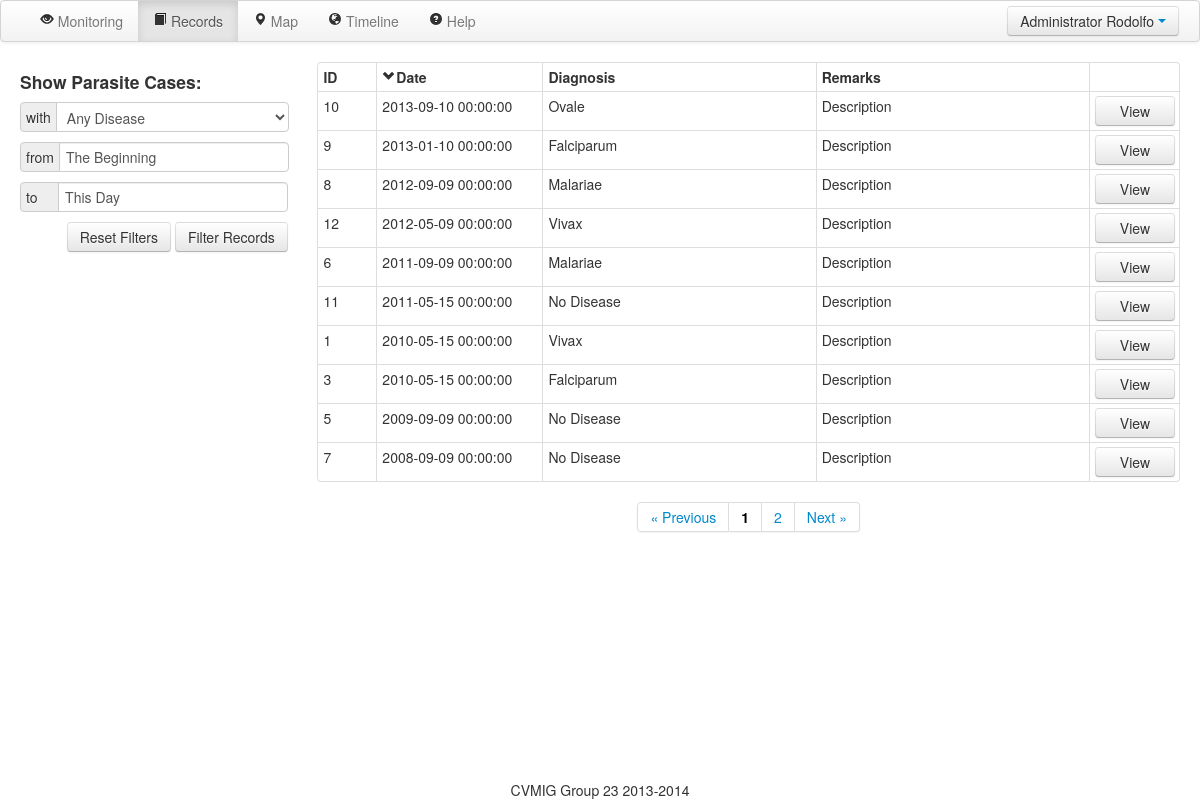
/records/ (signed in), run on the app's committed database.
### serveus/models.py (models this page shows, shortened)
class UserType(db.Model):
    __tablename__ = 'usertype'
    id = db.Column(db.Integer, primary_key=True)
    name = db.Column(db.String(80), unique=True)
    users = db.relationship('User', backref='usertype', lazy='dynamic')
    def __str__(self):
        return self.name

class User(db.Model, UserMixin):
    __tablename__ = 'user'
    id = db.Column(db.Integer, primary_key=True)
    username = db.Column(db.String(80), unique=True)
    password = db.Column(db.String(120))
    usertype_id = db.Column(db.Integer, db.ForeignKey('usertype.id'))
    case =  db.relationship('Case', backref='user', lazy='dynamic')
    contact = db.Column(db.String(80))
    email = db.Column(db.String(80))

class Case(db.Model):
    __tablename__ = 'case'
    id = db.Column(db.Integer, primary_key=True)
    date = db.Column(db.DateTime())
    parasite = db.Column(db.String(100))
    description = db.Column(db.String(1000))
    comment = db.Column(db.String(1000))
    lat = db.Column(db.Float)
    lng = db.Column(db.Float)
    user_id = db.Column(db.Integer, db.ForeignKey('user.id'))
    images = db.relationship('Image', backref='case', lazy='dynamic')

### serveus/views.py (the view)
@app.route('/records/')
@login_required
def records():
    print request.args.get('page')
    if not request.args.get('page'):
        page = 1
    else:
        page = int(request.args.get('page'))
    if request.args:
        parasiteSelected = request.args.get('parasite_selection')
        parasiteIndex = parasiteList.index(parasiteSelected)
        date_start = request.args.get('date_start')
        date_end = request.args.get('date_end')
        sort_by = request.args.get('sort_by')
        order = request.args.get('order')
        caseList=''
        if date_start != 'The Beginning' :
            a=request.args.get('date_start')
            b=a.split('/')
            dt=datetime.date(int(b[2]),int(b[0]),int(b[1]))
            a=request.args.get('date_end')
            b=a.split('/')
            dte=datetime.date(int(b[2]),int(b[0]),int(b[1])) + datetime.timedelta(days=1)
        else :
            dt=datetime.date(1000,1,1)
            dte=datetime.date(9000,12,31)
        sortby=''
        if sort_by== 'date':
            sortby='date'
        elif sort_by== 'parasite':
            sortby='parasite'
        elif sort_by== 'description':
            sortby='description'
        else:
            sortby='id'
        param= "\"case\"."+sortby+" "+order
        print param
        if parasiteIndex == 0: # Display all
            caseList= Case.query.filter(Case.date>=dt,Case.date<=dte).order_by(param)
        else:
            caseList = Case.query.filter(Case.parasite==parasiteList[parasiteIndex],Case.date>=dt,Case.date<=dte).order_by(param)
    else:
        parasiteIndex = 0
        date_start = "The Beginning"
        date_end = "This Day"
        sort_by = "date"
        order = "desc"
        caseList = Case.query.order_by(Case.date.desc())
    if (str(current_user.usertype)=='Microscopist'):
        templist=[]
        for i in caseList:
            if(i.user == current_user):
                templist.append(i)
        caseList=templist
    caseList = [i for i in caseList]
    pagination = Pagination(page, Pagination.PER_PAGE, len(caseList))
    caseList = caseList[(page-1)*Pagination.PER_PAGE : ((page-1)*Pagination.PER_PAGE) + Pagination.PER_PAGE]
    return render_template("records.html", caseList = caseList, pagination = pagination, parasiteList = parasiteList, parasiteIndex = parasiteIndex, date_start = date_start, date_end = date_end, sort_by = sort_by, order = order, user = current_user)

### serveus/misc.py (called while the page is built)
    @property
    def pages(self):
        return int(ceil(self.total_count / float(self.per_page)))

    @property
    def has_prev(self):
        return self.page > 1

    @property
    def has_next(self):
        return self.page < self.pages

    def iter_pages(self, left_edge=2, left_current=2,
                   right_current=5, right_edge=2):
        last = 0
        for num in xrange(1, self.pages + 1):
            if num <= left_edge or \
               (num > self.page - left_current - 1 and \
                num < self.page + right_current) or \
               num > self.pages - right_edge:
                if last + 1 != num:
                    yield None
                yield num
                last = num

### serveus/views.py (called while the page is built)
@login_manager.user_loader
def load_user(userid):
    return User.query.get(userid)

### serveus/templates/records.html (shortened to what this page needs)
<!DOCTYPE html>
<html>
	<head>
		<link href="/static/css/bootstrap.min.css" rel="stylesheet" media="screen">
		<link href="/static/css/bootstrap-responsive.css" rel="stylesheet">
        <link href="/static/css/eyecon-datepicker.css" rel="stylesheet">
	</head>
	<body>
    <div id="super">
		<div class="navbar" style="width: 100%;">
			<div class="navbar-inner">
                <ul class="nav pull-right">
                    <div class="btn-group">
                        <a class="btn dropdown-toggle" data-toggle="dropdown" href="#">
                        {{user.usertype.name}} {{ user.username }}
                        <span class="caret"></span>
                        </a>
                    </div>
                </ul>
                <div class="nav-collapse collapse">
                    <div>
                        <ul class="nav pull-left">
                            <li>&nbsp</li>
                            <li><a href="/monitoring/"><i class="icon-eye-open"></i> Monitoring</a></li>
                            <li class="active"><a href="#"><i class="icon-book"></i> Records</a></li>
                            <li><a href="/map/"><i class="icon-map-marker"></i> Map</a></li>
                            <li><a href="/timeline/"><i class="icon-globe"></i> Timeline</a></li>
                            <li><a href="#helpModal" id="help" data-toggle="modal"><i class="icon-question-sign"></i> Help</a></li>
                        </ul>
                    </div>
                </div>
			</div>
		</div>
		<div class="container-fluid">
            <div class="row-fluid">
				<form action="/records/" method="get" name="filter" class="span3 container" style="background-color: white; ">
					<h4>Show Parasite Cases:</h4>
					<div class="input-prepend" style="width: 100%">
                    <span class="add-on">with</span>
					<select style="width: calc(100% - 35px)" name="parasite_selection">
                    {% for i in parasiteList %}
                        <option {% if loop.index0 == parasiteIndex %}selected{% endif %}>{{ i }}</option>
                    {% endfor %}
					</select>
					</div>
                    <br>
                    <div class="input-prepend" style="width: 100%">
                    <span class="add-on">from</span>
                    <input type="text" style="width: calc(100% - 52px)" value="{{date_start}}" id="dpd1" name="date_start">
                    </div>
                    <br>
                    <div class="input-prepend" style="width: 100%">
                    <span class="add-on">to&nbsp;&nbsp;&nbsp;&nbsp;</span>
                    <input type="text" style="width: calc(100% - 52px)" value="{{date_end}}" id="dpd2" name="date_end">
                    </div>
                    <br>
                    <div style="text-align: right">
                        <a class="btn" href="/records/" >Reset Filters</a>
                        <input class="btn btn-medium" type="submit" id="submit_button" value="Filter Records" style="height: 30px;">
                    </div>
				</form>
				<div class="span9" style="background-color: white;">
				    <table class="table table-bordered table-condensed">
					<tr>
                    <th class="span1">ID</div>
                    <th class="span2" onclick="sort('date');" style="min-width: 80px; cursor: pointer;">Date <div class="pull-left"><i class="" id="date_chevron"></i></div>
                    <th class="span3" onclick="sort('parasite');" style="cursor: pointer;">Diagnosis <div class="pull-left"></div>
                    <th class="span3" onclick="sort('description');" style="cursor: pointer;">Remarks <div class="pull-left"></div>
                    <th class="span1">
                    {% for i in caseList %}
					<tr><td>{{i.id}}<td>{{i.date}}<td>{{i.parasite}}<td>{{i.description}}<td><a href="/case/{{ i.id }}/" class="btn" style="width: calc(100% - 25px)">View</a>
                    {% endfor %}
                    {% if pagination.pages %}
                    <div class="pagination" style="text-align: center">
                    <ul>
                    <li><a href="#" {% if pagination.has_prev %}onclick="set_page('{{pagination.page - 1}}')"{% endif %}>&laquo; Previous</a></li>
                    {% for page in pagination.iter_pages() %}{% if page %}<li><a href="#" {% if page != pagination.page %}onclick="set_page('{{page}}')"{% else %}style="color: black; font-weight: bold"{% endif %}>{{ page }}</a></li>{% endif %}{% endfor %}
                    <li><a href="#"{% if pagination.has_next %}onclick="set_page('{{pagination.page + 1}}')"{% endif %}>Next &raquo;</a></li>
                    </ul>
                    </div>
                    {% endif %}
				</div>
			</div>
		</div>
        <div id="footer">CVMIG Group 23 2013-2014</div>
	</body>
</html>

### serveus/templates/records.html (style rules this page uses)
html, body { margin:0; padding:0; height:100%; }
#super { min-height:100%; position:relative; }
#footer { position:absolute; bottom:0; width:100%; height: 20px; text-align: center; }

### data on the page
UserType: usertype.name "Administrator"
User: username "Rodolfo"
Case: id "10", date "2013-09-10 00:00:00", parasite "Ovale", description "Description"
Case: id "9", date "2013-01-10 00:00:00", parasite "Falciparum", description "Description"
Case: id "8", date "2012-09-09 00:00:00", parasite "Malariae", description "Description"
Case: id "12", date "2012-05-09 00:00:00", parasite "Vivax", description "Description"
Case: id "6", date "2011-09-09 00:00:00", parasite "Malariae", description "Description"
Case: id "11", date "2011-05-15 00:00:00", parasite "No Disease", description "Description"
Case: id "1", date "2010-05-15 00:00:00", parasite "Vivax", description "Description"
Case: id "3", date "2010-05-15 00:00:00", parasite "Falciparum", description "Description"
Case: id "5", date "2009-09-09 00:00:00", parasite "No Disease", description "Description"
Case: id "7", date "2008-09-09 00:00:00", parasite "No Disease", description "Description"

### other printed values
{{ page }} "1" "2"
form field parasite_selection "Any Disease"
